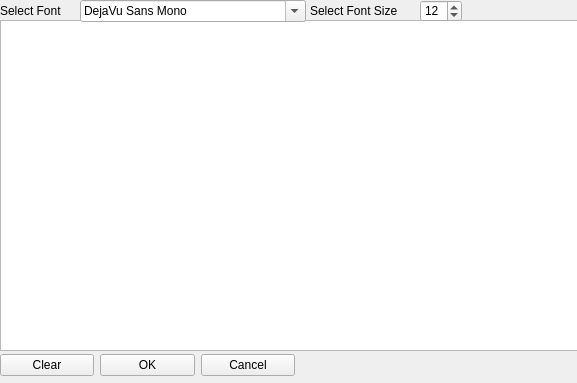
<?xml version="1.0" encoding="UTF-8"?>
<ui version="4.0">
 <class>MainWindow</class>
 <widget class="QMainWindow" name="MainWindow">
  <property name="geometry">
   <rect>
    <x>0</x>
    <y>0</y>
    <width>577</width>
    <height>383</height>
   </rect>
  </property>
  <property name="windowTitle">
   <string>MainWindow</string>
  </property>
  <property name="autoFillBackground">
   <bool>false</bool>
  </property>
  <widget class="QWidget" name="centralwidget">
   <widget class="QTextEdit" name="textEdit">
    <property name="geometry">
     <rect>
      <x>0</x>
      <y>20</y>
      <width>581</width>
      <height>331</height>
     </rect>
    </property>
    <property name="font">
     <font>
      <family>Consolas</family>
      <pointsize>11</pointsize>
     </font>
    </property>
    <property name="contextMenuPolicy">
     <enum>Qt::DefaultContextMenu</enum>
    </property>
    <property name="autoFormatting">
     <set>QTextEdit::AutoNone</set>
    </property>
    <property name="tabChangesFocus">
     <bool>false</bool>
    </property>
    <property name="placeholderText">
     <string/>
    </property>
   </widget>
   <widget class="QFontComboBox" name="fontComboBox">
    <property name="geometry">
     <rect>
      <x>80</x>
      <y>0</y>
      <width>226</width>
      <height>22</height>
     </rect>
    </property>
    <property name="maxVisibleItems">
     <number>19</number>
    </property>
    <property name="writingSystem">
     <enum>QFontDatabase::Any</enum>
    </property>
    <property name="fontFilters">
     <set>QFontComboBox::AllFonts</set>
    </property>
    <property name="currentFont">
     <font>
      <family>DejaVu Sans Mono</family>
      <pointsize>16</pointsize>
     </font>
    </property>
   </widget>
   <widget class="QSpinBox" name="spinBox">
    <property name="geometry">
     <rect>
      <x>420</x>
      <y>0</y>
      <width>42</width>
      <height>22</height>
     </rect>
    </property>
    <property name="minimum">
     <number>9</number>
    </property>
    <property name="value">
     <number>12</number>
    </property>
   </widget>
   <widget class="QLabel" name="font_label">
    <property name="geometry">
     <rect>
      <x>0</x>
      <y>0</y>
      <width>81</width>
      <height>21</height>
     </rect>
    </property>
    <property name="text">
     <string>Select Font</string>
    </property>
    <property name="scaledContents">
     <bool>true</bool>
    </property>
   </widget>
   <widget class="QLabel" name="font_size_label">
    <property name="geometry">
     <rect>
      <x>310</x>
      <y>0</y>
      <width>131</width>
      <height>21</height>
     </rect>
    </property>
    <property name="text">
     <string>Select Font Size</string>
    </property>
   </widget>
   <widget class="QWidget" name="horizontalLayoutWidget">
    <property name="geometry">
     <rect>
      <x>0</x>
      <y>350</y>
      <width>295</width>
      <height>31</height>
     </rect>
    </property>
    <layout class="QHBoxLayout" name="horizontalLayout">
     <item>
      <widget class="QPushButton" name="clear_button">
       <property name="text">
        <string>Clear</string>
       </property>
      </widget>
     </item>
     <item>
      <widget class="QPushButton" name="ok_button">
       <property name="text">
        <string>OK</string>
       </property>
      </widget>
     </item>
     <item>
      <widget class="QPushButton" name="cancel_button">
       <property name="text">
        <string>Cancel</string>
       </property>
      </widget>
     </item>
    </layout>
   </widget>
  </widget>
  <action name="actionSelect_Font">
   <property name="text">
    <string>Select Font</string>
   </property>
  </action>
 </widget>
 <resources/>
 <connections/>
</ui>
